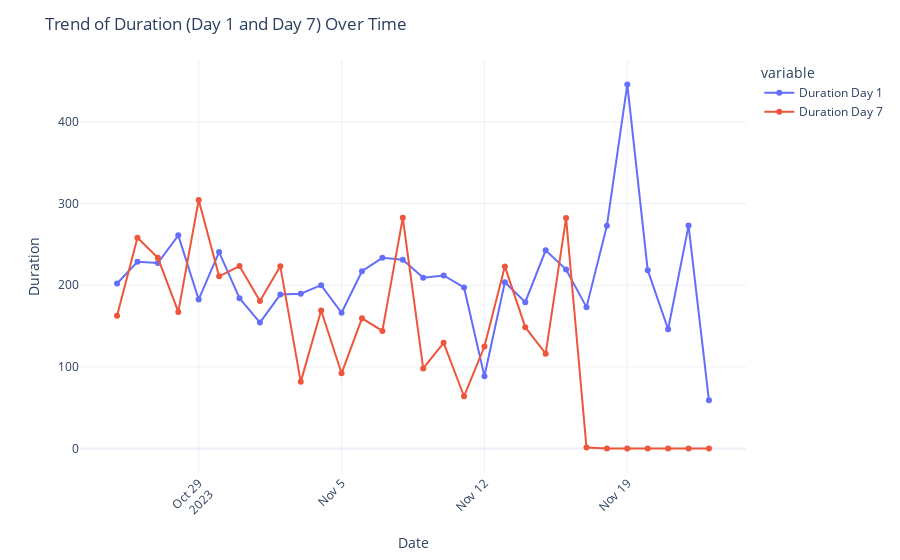

The cell this chart's notebook holds for it:
### Code cell
fig = px.line(data_frame=df, x='Date', y=['Duration Day 1', 'Duration Day 7'], markers=True, labels={'value': 'Duration'})
fig.update_layout(title='Trend of Duration (Day 1 and Day 7) Over Time', xaxis_title='Date', yaxis_title='Duration', xaxis=dict(tickangle=-45))
fig.show()

### Figure 1 — Plotly figure (JSON) as saved in the notebook; plotly's stock layout.template omitted (floating-point values rounded to 4 significant figures)
{"data": [{"hovertemplate": "variable=Duration Day 1<br>Date=%{x}<br>Duration=%{y}<extra></extra>", "legendgroup": "Duration Day 1", "line": {"color": "#636efa", "dash": "solid"}, "marker": {"symbol": "circle"}, "mode": "lines+markers", "name": "Duration Day 1", "orientation": "v", "showlegend": true, "type": "scatter", "x": ["2023-10-25T00:00:00", "2023-10-26T00:00:00", "2023-10-27T00:00:00", "2023-10-28T00:00:00", "2023-10-29T00:00:00", "2023-10-30T00:00:00", "2023-10-31T00:00:00", "2023-11-01T00:00:00", "2023-11-02T00:00:00", "2023-11-03T00:00:00", "2023-11-04T00:00:00", "2023-11-05T00:00:00", "2023-11-06T00:00:00", "2023-11-07T00:00:00", "2023-11-08T00:00:00", "2023-11-09T00:00:00", "2023-11-10T00:00:00", "2023-11-11T00:00:00", "2023-11-12T00:00:00", "2023-11-13T00:00:00", "2023-11-14T00:00:00", "2023-11-15T00:00:00", "2023-11-16T00:00:00", "2023-11-17T00:00:00", "2023-11-18T00:00:00", "2023-11-19T00:00:00", "2023-11-20T00:00:00", "2023-11-21T00:00:00", "2023-11-22T00:00:00", "2023-11-23T00:00:00"], "xaxis": "x", "y": [202.2, 228.6, 227.2, 261.1, 182.6, 240.5, 184.2, 154.3, 188.5, 189.7, 200.0, 166.3, 217.1, 233.6, 231.4, 209.1, 211.9, 197.3, 88.64, 203.6, 179.3, 242.8, 219.2, 173.2, 272.9, 445.9, 218.4, 146.2, 273.0, 59.05], "yaxis": "y"}, {"hovertemplate": "variable=Duration Day 7<br>Date=%{x}<br>Duration=%{y}<extra></extra>", "legendgroup": "Duration Day 7", "line": {"color": "#EF553B", "dash": "solid"}, "marker": {"symbol": "circle"}, "mode": "lines+markers", "name": "Duration Day 7", "orientation": "v", "showlegend": true, "type": "scatter", "x": ["2023-10-25T00:00:00", "2023-10-26T00:00:00", "2023-10-27T00:00:00", "2023-10-28T00:00:00", "2023-10-29T00:00:00", "2023-10-30T00:00:00", "2023-10-31T00:00:00", "2023-11-01T00:00:00", "2023-11-02T00:00:00", "2023-11-03T00:00:00", "2023-11-04T00:00:00", "2023-11-05T00:00:00", "2023-11-06T00:00:00", "2023-11-07T00:00:00", "2023-11-08T00:00:00", "2023-11-09T00:00:00", "2023-11-10T00:00:00", "2023-11-11T00:00:00", "2023-11-12T00:00:00", "2023-11-13T00:00:00", "2023-11-14T00:00:00", "2023-11-15T00:00:00", "2023-11-16T00:00:00", "2023-11-17T00:00:00", "2023-11-18T00:00:00", "2023-11-19T00:00:00", "2023-11-20T00:00:00", "2023-11-21T00:00:00", "2023-11-22T00:00:00", "2023-11-23T00:00:00"], "xaxis": "x", "y": [162.5, 258.1, 233.6, 167.4, 304.4, 210.9, 223.5, 180.7, 223.1, 81.71, 169, 92.2, 159.5, 144.1, 282.5, 98.1, 129.5, 64.08, 124.9, 223.1, 148.7, 116.2, 282.2, 1.25, 0, 0, 0, 0, 0, 0], "yaxis": "y"}], "layout": {"autosize": true, "legend": {"title": {"text": "variable"}, "tracegroupgap": 0}, "margin": {"t": 60}, "title": {"text": "Trend of Duration (Day 1 and Day 7) Over Time"}, "xaxis": {"anchor": "y", "autorange": true, "domain": [0, 1], "range": ["2023-10-23 05:33:31.558", "2023-11-24 18:26:28.442"], "tickangle": -45, "title": {"text": "Date"}, "type": "date"}, "yaxis": {"anchor": "x", "autorange": true, "domain": [0, 1], "range": [-34.86, 480.7], "title": {"text": "Duration"}, "type": "linear"}}}
